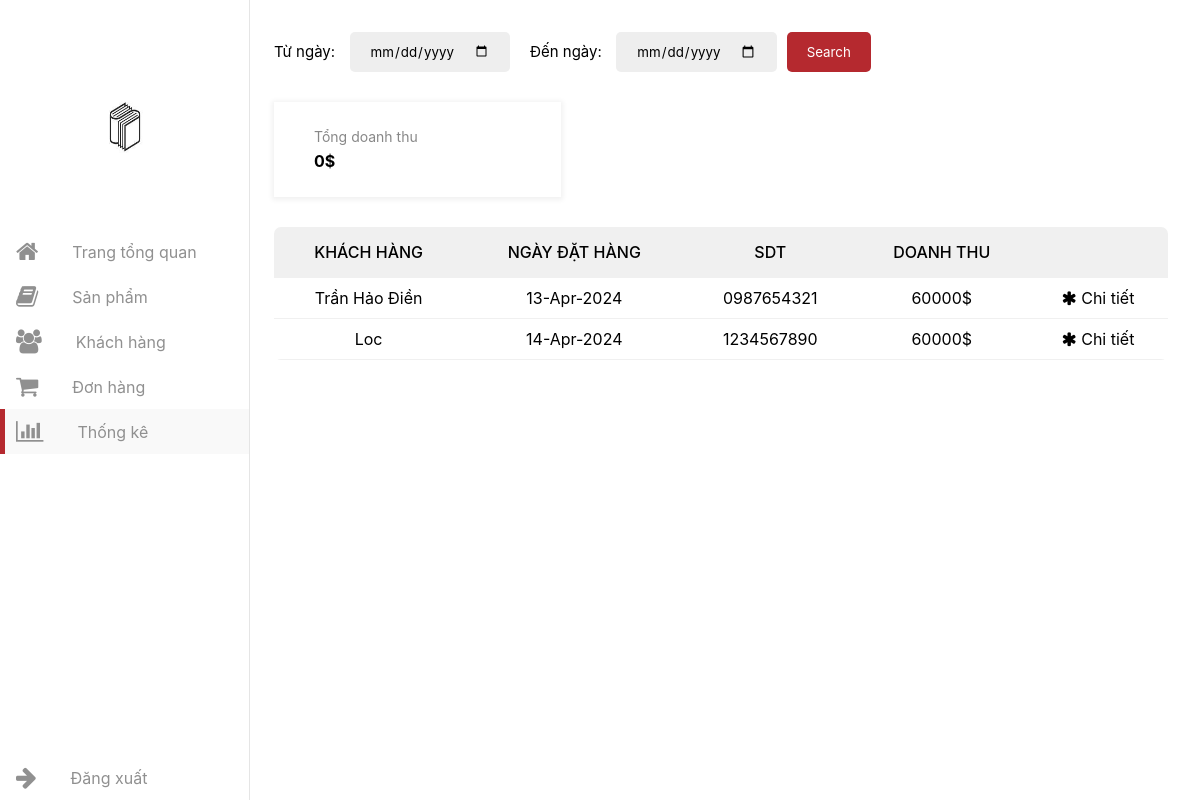
The page /bookept-main/admin_stats.php (signed in) on the database as committed earlier.
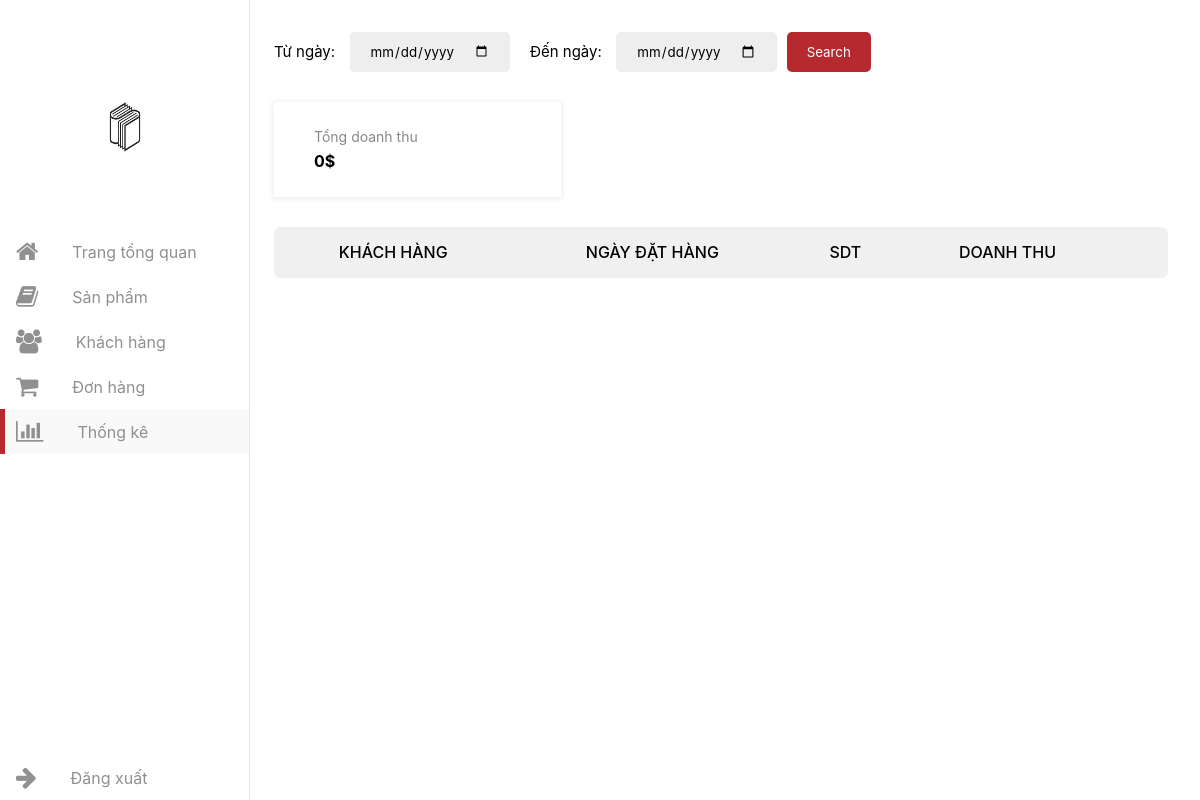
The same page on the database as committed later.
### tables this page shows
CREATE TABLE `orders` (
  `id` int(100) NOT NULL,
  `user_id` int(100) NOT NULL,
  `name` varchar(100) NOT NULL,
  `number` varchar(12) NOT NULL,
  `email` varchar(100) NOT NULL,
  `method` varchar(50) NOT NULL,
  `address` varchar(500) NOT NULL,
  `total_products` varchar(1000) NOT NULL,
  `total_price` int(100) NOT NULL,
  `placed_on` date NOT NULL,
  `payment_status` varchar(20) NOT NULL DEFAULT 'pending'
);

### bookept-main/admin_stats.php (the view, shortened to what the changed rows need)
<?php
include 'config.php';
?>
<!DOCTYPE html>
<html lang="en">
<head>
    <link rel="stylesheet" href="styles/admin/admin.css">
    <link rel="stylesheet" href="styles/admin/admin-reponsive.css">
    <link rel="stylesheet" href="https://cdnjs.cloudflare.com/ajax/libs/font-awesome/4.7.0/css/font-awesome.min.css" type="text/css" />
    <link rel="stylesheet" href="">
</head>
<body>
    <div class="container">
        <main class="content">
            <div class="section active">
                <div class="table">
                    <table width="100%">
                        <thead>
                            <tr>
                                <td>Khách hàng</td>
                                <td>Ngày đặt hàng</td>
                                <td>SDT</td>
                                <td>Doanh thu</td>
                                <td></td>
                            </tr>
                        </thead>
                        <tbody id="showTk">
                            <?php
                            if ($_SERVER['REQUEST_METHOD'] === 'POST' && isset($_POST['submit'])) {
                                $start_date = $_POST['start_date'];
                                $end_date = $_POST['end_date'];
                                $select_orders = mysqli_query($conn, "SELECT * FROM orders WHERE placed_on BETWEEN '$start_date' AND '$end_date' ORDER BY total_price DESC LIMIT 0, 5") or die('query failed');
                                if(mysqli_num_rows($select_orders) > 0)
                                {
                                    while($fetch_orders = mysqli_fetch_assoc($select_orders))
                                    {
                                        ?>
                                            <td><?php echo $fetch_orders['name'] ?></td>
                                            <td><?php echo $fetch_orders['placed_on'] ?></td>
                                            <td><?php echo $fetch_orders['number'] ?></td>
                                            <td>$<?php echo $fetch_orders['total_price'] ?></td>
                                            <td class="control">
                                                <form method="post">
                                                    <a style="color:black" href="admin_stats_details.php?start_date= <?php echo $start_date?>&end_date=<?php echo $end_date ?>&order_id=<?php echo $fetch_orders['id']; ?>"><i class=" fa fa-asterisk"></i> Chi tiết</a>
                                                </form>
                                    </tr>
                                        <?php
                                    }
                                }
                                } else {
                                $select_orders = mysqli_query($conn, "SELECT * FROM orders") or die('query failed');
                                if (mysqli_num_rows($select_orders) > 0) {
                                    while ($fetch_orders = mysqli_fetch_assoc($select_orders)) {
                            ?>
                                        <tr>
                                            <td><?php echo $fetch_orders['name'] ?></td>
                                            <td><?php echo $fetch_orders['placed_on'] ?></td>
                                            <td><?php echo $fetch_orders['number'] ?></td>
                                            <td><?php echo $fetch_orders['total_price'] ?>$</td>
                                            <td class="control">
                                                <form method="post">
                                                    <a style="color:black" href="admin_stats_details.php?order_id=<?php echo $fetch_orders['id']; ?>"><i class=" fa fa-asterisk"></i> Chi tiết</a>
                                                </form>
                                    </tr>
                                    <?php
                                    }
                                }
                            }
                                    ?>
                        </tbody>
                    </table>
                </div>
            </div>
        </main>
    </div>
</body>
</html>

Rows that differ between the two databases and show on the page:
removed orders: name "Trần Hảo Điền", placed_on "13-Apr-2024", number "0987654321", total_price "60000"
removed orders: name "Loc", placed_on "14-Apr-2024", number "1234567890", total_price "60000"
